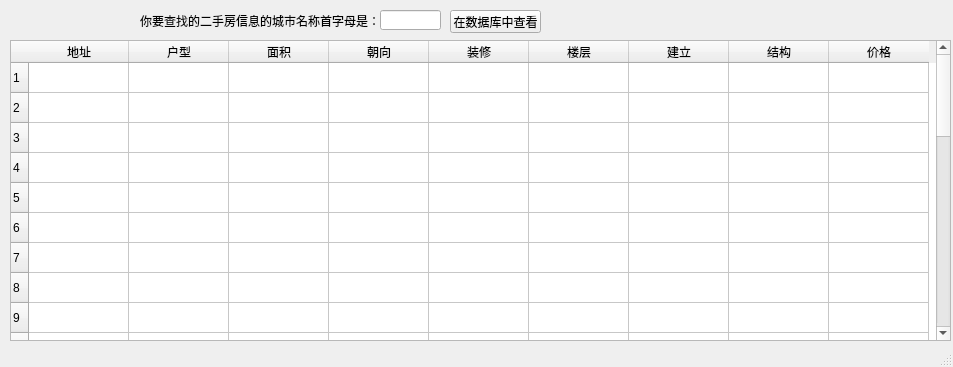
<?xml version="1.0" encoding="UTF-8"?>
<ui version="4.0">
 <class>MainWindow</class>
 <widget class="QMainWindow" name="MainWindow">
  <property name="geometry">
   <rect>
    <x>0</x>
    <y>0</y>
    <width>953</width>
    <height>367</height>
   </rect>
  </property>
  <property name="windowTitle">
   <string>MainWindow</string>
  </property>
  <widget class="QWidget" name="centralwidget">
   <widget class="QLabel" name="label">
    <property name="geometry">
     <rect>
      <x>140</x>
      <y>10</y>
      <width>251</width>
      <height>21</height>
     </rect>
    </property>
    <property name="text">
     <string>你要查找的二手房信息的城市名称首字母是：</string>
    </property>
   </widget>
   <widget class="QLineEdit" name="lineEdit">
    <property name="geometry">
     <rect>
      <x>380</x>
      <y>10</y>
      <width>61</width>
      <height>20</height>
     </rect>
    </property>
   </widget>
   <widget class="QPushButton" name="pushButton">
    <property name="geometry">
     <rect>
      <x>450</x>
      <y>10</y>
      <width>91</width>
      <height>23</height>
     </rect>
    </property>
    <property name="text">
     <string>在数据库中查看</string>
    </property>
   </widget>
   <widget class="QTableWidget" name="tableWidget">
    <property name="geometry">
     <rect>
      <x>10</x>
      <y>40</y>
      <width>941</width>
      <height>301</height>
     </rect>
    </property>
    <row>
     <property name="text">
      <string>1</string>
     </property>
    </row>
    <row>
     <property name="text">
      <string>2</string>
     </property>
    </row>
    <row>
     <property name="text">
      <string>3</string>
     </property>
    </row>
    <row>
     <property name="text">
      <string>4</string>
     </property>
    </row>
    <row>
     <property name="text">
      <string>5</string>
     </property>
    </row>
    <row>
     <property name="text">
      <string>6</string>
     </property>
    </row>
    <row>
     <property name="text">
      <string>7</string>
     </property>
    </row>
    <row>
     <property name="text">
      <string>8</string>
     </property>
    </row>
    <row>
     <property name="text">
      <string>9</string>
     </property>
    </row>
    <row>
     <property name="text">
      <string>10</string>
     </property>
    </row>
    <row>
     <property name="text">
      <string>11</string>
     </property>
    </row>
    <row>
     <property name="text">
      <string>12</string>
     </property>
    </row>
    <row>
     <property name="text">
      <string>13</string>
     </property>
    </row>
    <row>
     <property name="text">
      <string>14</string>
     </property>
    </row>
    <row>
     <property name="text">
      <string>15</string>
     </property>
    </row>
    <row>
     <property name="text">
      <string>16</string>
     </property>
    </row>
    <row>
     <property name="text">
      <string>17</string>
     </property>
    </row>
    <row>
     <property name="text">
      <string>18</string>
     </property>
    </row>
    <row>
     <property name="text">
      <string>19</string>
     </property>
    </row>
    <row>
     <property name="text">
      <string>20</string>
     </property>
    </row>
    <row>
     <property name="text">
      <string>21</string>
     </property>
    </row>
    <row>
     <property name="text">
      <string>22</string>
     </property>
    </row>
    <row>
     <property name="text">
      <string>23</string>
     </property>
    </row>
    <row>
     <property name="text">
      <string>24</string>
     </property>
    </row>
    <row>
     <property name="text">
      <string>25</string>
     </property>
    </row>
    <row>
     <property name="text">
      <string>26</string>
     </property>
    </row>
    <row>
     <property name="text">
      <string>27</string>
     </property>
    </row>
    <row>
     <property name="text">
      <string>28</string>
     </property>
    </row>
    <row>
     <property name="text">
      <string>29</string>
     </property>
    </row>
    <row>
     <property name="text">
      <string>30</string>
     </property>
    </row>
    <column>
     <property name="text">
      <string>地址</string>
     </property>
    </column>
    <column>
     <property name="text">
      <string>户型</string>
     </property>
    </column>
    <column>
     <property name="text">
      <string>面积</string>
     </property>
    </column>
    <column>
     <property name="text">
      <string>朝向</string>
     </property>
    </column>
    <column>
     <property name="text">
      <string>装修</string>
     </property>
    </column>
    <column>
     <property name="text">
      <string>楼层</string>
     </property>
    </column>
    <column>
     <property name="text">
      <string>建立</string>
     </property>
    </column>
    <column>
     <property name="text">
      <string>结构</string>
     </property>
    </column>
    <column>
     <property name="text">
      <string>价格</string>
     </property>
    </column>
    <item row="0" column="0">
     <property name="text">
      <string/>
     </property>
     <property name="foreground">
      <brush brushstyle="NoBrush">
       <color alpha="255">
        <red>0</red>
        <green>170</green>
        <blue>255</blue>
       </color>
      </brush>
     </property>
    </item>
   </widget>
  </widget>
  <widget class="QStatusBar" name="statusbar"/>
 </widget>
 <resources/>
 <connections/>
</ui>
